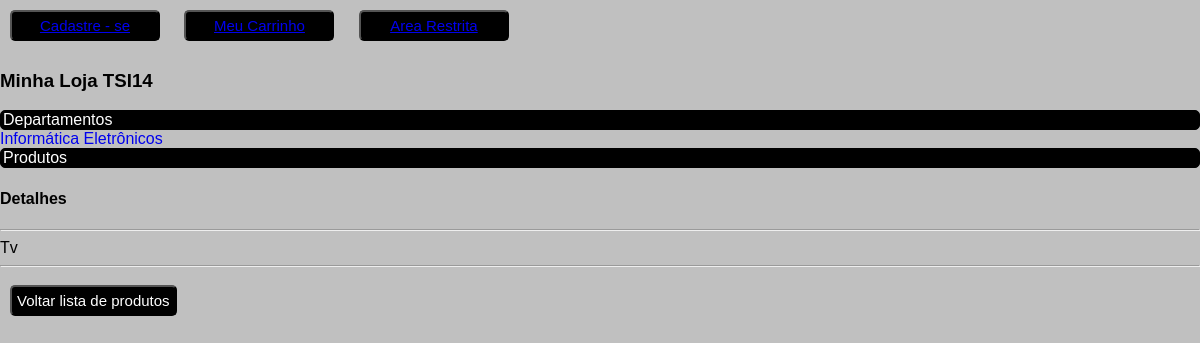
Page /?produto=3 on the committed database.
### tables this page shows
CREATE TABLE IF NOT EXISTS `departamentos` (
  `id` int(11) NOT NULL AUTO_INCREMENT,
  `nome` varchar(50) NOT NULL,
  PRIMARY KEY (`id`)
);

CREATE TABLE IF NOT EXISTS `produtos` (
  `id` int(11) NOT NULL AUTO_INCREMENT,
  `nome` varchar(150) NOT NULL,
  `detalhes` text,
  `preco` decimal(10,2) NOT NULL DEFAULT '0.00',
  `id_departamento` int(11) NOT NULL,
  PRIMARY KEY (`id`),
  KEY `fk_produtos_departamentos_idx` (`id_departamento`)
);

### index.php (the view, shortened to what this page needs)
<!DOCTYPE html>
<html lang="pt-BR">
	<head>
    </head>
<body>
          			<a href="form_clientes.php"><button>Cadastre - se</a></button>
                    <a href="carrinho.php"><button>Meu Carrinho</a></button>
                    <a href="admin/login.php"><button>Area Restrita</a></button>
        		<h3>Minha Loja TSI14 </h3>
      		<legend> Departamentos </legend>
      			<?php
      				$sql = "SELECT * from departamentos";
      				$result = mysql_query($sql);
      				while ($registro = mysql_fetch_assoc($result)) {
      					echo "
      						<tr><td><a href='?departamento=" . $registro['id'] . "'onClick='showProdutos();' style='text-decoration:none;'>
      					" . $registro['nome'] . "</a></td></tr>";
      				}
      			?>
                	<legend> Produtos </legend>
                		<?php
                			if (isset($_GET['produto'])) {
                				$idProd = $_GET['produto'];
                				$sql = "SELECT * from produtos WHERE id = $idProd";
                				$result = mysql_query($sql);
                				while ($registro = mysql_fetch_assoc($result)) {
                					$detalhe = $registro['detalhes'];
                					echo "
  									<h4>Detalhes</h4><hr/>
    									<tr><td>$detalhe</td></tr>
    									<hr/>
    									<button onClick='parent.history.back();'>Voltar lista de produtos</button>
  								";
                				}
                			}
                		?>
</body>
</html>

### css/estilos.css (style rules this page uses)
body { background-color: silver; font-family: "Trebuchet MS", helvetica, sans-serif; margin: 0; }
legend { border: 1px solid black; border-radius: 5px; background-color: black; color: white; }
button { background-color: black; color: white; padding: 5px; border-radius: 5px; margin: 10px; font-size: 15px; min-width: 150px; }

### rows in the picture
departamentos: nome "Informática"
departamentos: nome "Eletrônicos"
produtos: detalhes "Tv"
